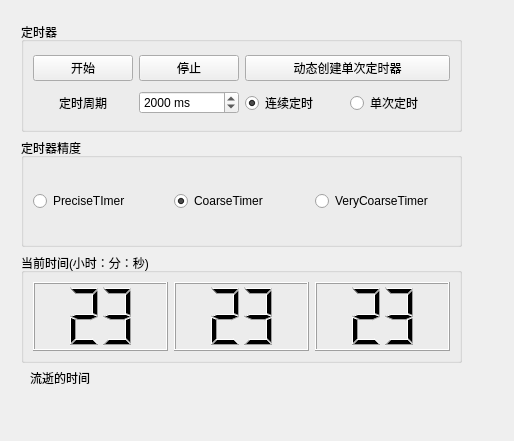
<?xml version="1.0" encoding="UTF-8"?>
<ui version="4.0">
 <class>Widget</class>
 <widget class="QWidget" name="Widget">
  <property name="geometry">
   <rect>
    <x>0</x>
    <y>0</y>
    <width>514</width>
    <height>441</height>
   </rect>
  </property>
  <property name="windowTitle">
   <string>Widget</string>
  </property>
  <widget class="QLabel" name="labelElapsed">
   <property name="geometry">
    <rect>
     <x>30</x>
     <y>370</y>
     <width>201</width>
     <height>16</height>
    </rect>
   </property>
   <property name="text">
    <string>流逝的时间</string>
   </property>
  </widget>
  <widget class="QWidget" name="layoutWidget">
   <property name="geometry">
    <rect>
     <x>21</x>
     <y>22</y>
     <width>441</width>
     <height>341</height>
    </rect>
   </property>
   <layout class="QVBoxLayout" name="verticalLayout">
    <item>
     <widget class="QGroupBox" name="groupBox">
      <property name="title">
       <string>定时器</string>
      </property>
      <layout class="QGridLayout" name="gridLayout">
       <item row="1" column="3">
        <widget class="QRadioButton" name="radioOneShot">
         <property name="text">
          <string>单次定时</string>
         </property>
        </widget>
       </item>
       <item row="1" column="1">
        <widget class="QSpinBox" name="spinBoxIntv">
         <property name="suffix">
          <string> ms</string>
         </property>
         <property name="maximum">
          <number>99999</number>
         </property>
         <property name="value">
          <number>2000</number>
         </property>
        </widget>
       </item>
       <item row="0" column="2" colspan="2">
        <widget class="QPushButton" name="btnOneShot">
         <property name="text">
          <string>动态创建单次定时器</string>
         </property>
        </widget>
       </item>
       <item row="1" column="2">
        <widget class="QRadioButton" name="radioContinue">
         <property name="text">
          <string>连续定时</string>
         </property>
         <property name="checked">
          <bool>true</bool>
         </property>
        </widget>
       </item>
       <item row="0" column="1">
        <widget class="QPushButton" name="btnStop">
         <property name="text">
          <string>停止</string>
         </property>
        </widget>
       </item>
       <item row="0" column="0">
        <widget class="QPushButton" name="btnStart">
         <property name="text">
          <string>开始</string>
         </property>
        </widget>
       </item>
       <item row="1" column="0">
        <widget class="QLabel" name="label">
         <property name="text">
          <string>定时周期</string>
         </property>
         <property name="alignment">
          <set>Qt::AlignCenter</set>
         </property>
        </widget>
       </item>
      </layout>
     </widget>
    </item>
    <item>
     <widget class="QGroupBox" name="groupBox_2">
      <property name="title">
       <string>定时器精度</string>
      </property>
      <layout class="QGridLayout" name="gridLayout_2">
       <item row="0" column="0">
        <widget class="QRadioButton" name="radioPrecise">
         <property name="text">
          <string>PreciseTImer</string>
         </property>
        </widget>
       </item>
       <item row="0" column="1">
        <widget class="QRadioButton" name="radioCoarse">
         <property name="text">
          <string>CoarseTimer</string>
         </property>
         <property name="checked">
          <bool>true</bool>
         </property>
        </widget>
       </item>
       <item row="0" column="2">
        <widget class="QRadioButton" name="radioVeryCoarse">
         <property name="text">
          <string>VeryCoarseTimer</string>
         </property>
        </widget>
       </item>
      </layout>
     </widget>
    </item>
    <item>
     <widget class="QGroupBox" name="groupBox_3">
      <property name="title">
       <string>当前时间(小时：分：秒)</string>
      </property>
      <layout class="QHBoxLayout" name="horizontalLayout">
       <item>
        <widget class="QLCDNumber" name="lcdHour">
         <property name="digitCount">
          <number>2</number>
         </property>
         <property name="value" stdset="0">
          <double>23.000000000000000</double>
         </property>
        </widget>
       </item>
       <item>
        <widget class="QLCDNumber" name="lcdMin">
         <property name="digitCount">
          <number>2</number>
         </property>
         <property name="value" stdset="0">
          <double>23.000000000000000</double>
         </property>
        </widget>
       </item>
       <item>
        <widget class="QLCDNumber" name="lcdSec">
         <property name="digitCount">
          <number>2</number>
         </property>
         <property name="value" stdset="0">
          <double>23.000000000000000</double>
         </property>
        </widget>
       </item>
      </layout>
     </widget>
    </item>
   </layout>
  </widget>
 </widget>
 <resources/>
 <connections/>
</ui>
